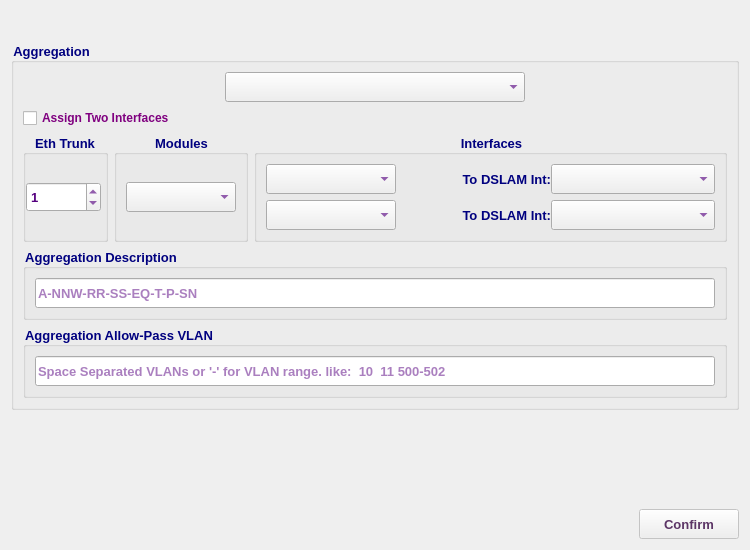
<?xml version="1.0" encoding="UTF-8"?>
<ui version="4.0">
 <class>MA5616AggMetroPlanDialog</class>
 <widget class="QDialog" name="MA5616AggMetroPlanDialog">
  <property name="geometry">
   <rect>
    <x>0</x>
    <y>0</y>
    <width>750</width>
    <height>550</height>
   </rect>
  </property>
  <property name="minimumSize">
   <size>
    <width>750</width>
    <height>550</height>
   </size>
  </property>
  <property name="maximumSize">
   <size>
    <width>751</width>
    <height>551</height>
   </size>
  </property>
  <property name="font">
   <font>
    <family>Tahoma</family>
    <pointsize>10</pointsize>
   </font>
  </property>
  <property name="windowTitle">
   <string>Aggregation Plan</string>
  </property>
  <property name="windowIcon">
   <iconset resource="../../../../../image.qrc">
    <normaloff>:/Image/switch.png</normaloff>:/Image/switch.png</iconset>
  </property>
  <layout class="QVBoxLayout" name="verticalLayout_7">
   <item>
    <widget class="QLabel" name="dslamLbl">
     <property name="minimumSize">
      <size>
       <width>0</width>
       <height>25</height>
      </size>
     </property>
     <property name="maximumSize">
      <size>
       <width>16777215</width>
       <height>25</height>
      </size>
     </property>
     <property name="font">
      <font>
       <family>Tahoma</family>
       <pointsize>10</pointsize>
       <weight>75</weight>
       <bold>true</bold>
      </font>
     </property>
     <property name="styleSheet">
      <string notr="true">color: rgb(85, 0, 127);</string>
     </property>
     <property name="text">
      <string/>
     </property>
     <property name="alignment">
      <set>Qt::AlignCenter</set>
     </property>
    </widget>
   </item>
   <item>
    <widget class="QGroupBox" name="aggGB">
     <property name="sizePolicy">
      <sizepolicy hsizetype="Expanding" vsizetype="Expanding">
       <horstretch>0</horstretch>
       <verstretch>0</verstretch>
      </sizepolicy>
     </property>
     <property name="minimumSize">
      <size>
       <width>0</width>
       <height>0</height>
      </size>
     </property>
     <property name="font">
      <font>
       <family>Tahoma</family>
       <pointsize>10</pointsize>
       <weight>75</weight>
       <bold>true</bold>
      </font>
     </property>
     <property name="styleSheet">
      <string notr="true">color: rgb(0, 0, 127);</string>
     </property>
     <property name="title">
      <string>Aggregation</string>
     </property>
     <layout class="QVBoxLayout" name="verticalLayout_5">
      <item>
       <layout class="QHBoxLayout" name="horizontalLayout_9">
        <item>
         <spacer name="horizontalSpacer_6">
          <property name="font">
           <font>
            <family>Tahoma</family>
            <pointsize>10</pointsize>
           </font>
          </property>
          <property name="orientation">
           <enum>Qt::Horizontal</enum>
          </property>
          <property name="sizeHint" stdset="0">
           <size>
            <width>40</width>
            <height>20</height>
           </size>
          </property>
         </spacer>
        </item>
        <item>
         <widget class="QComboBox" name="aggCB">
          <property name="minimumSize">
           <size>
            <width>300</width>
            <height>30</height>
           </size>
          </property>
          <property name="maximumSize">
           <size>
            <width>300</width>
            <height>30</height>
           </size>
          </property>
          <property name="font">
           <font>
            <family>Tahoma</family>
            <pointsize>10</pointsize>
            <weight>75</weight>
            <bold>true</bold>
           </font>
          </property>
          <property name="styleSheet">
           <string notr="true">color: rgb(85, 0, 127);</string>
          </property>
         </widget>
        </item>
        <item>
         <spacer name="horizontalSpacer_7">
          <property name="font">
           <font>
            <family>Tahoma</family>
            <pointsize>10</pointsize>
           </font>
          </property>
          <property name="orientation">
           <enum>Qt::Horizontal</enum>
          </property>
          <property name="sizeHint" stdset="0">
           <size>
            <width>40</width>
            <height>20</height>
           </size>
          </property>
         </spacer>
        </item>
       </layout>
      </item>
      <item>
       <widget class="QCheckBox" name="twoIntChB">
        <property name="font">
         <font>
          <weight>75</weight>
          <bold>true</bold>
         </font>
        </property>
        <property name="styleSheet">
         <string notr="true">color: rgb(127, 0, 127);</string>
        </property>
        <property name="text">
         <string>Assign Two Interfaces</string>
        </property>
       </widget>
      </item>
      <item>
       <layout class="QHBoxLayout" name="horizontalLayout_5">
        <item>
         <widget class="QGroupBox" name="groupBox_2">
          <property name="maximumSize">
           <size>
            <width>85</width>
            <height>16777215</height>
           </size>
          </property>
          <property name="font">
           <font>
            <family>Tahoma</family>
            <pointsize>10</pointsize>
            <weight>75</weight>
            <bold>true</bold>
           </font>
          </property>
          <property name="styleSheet">
           <string notr="true">color: rgb(0, 0, 127);</string>
          </property>
          <property name="title">
           <string>Eth Trunk</string>
          </property>
          <property name="alignment">
           <set>Qt::AlignCenter</set>
          </property>
          <layout class="QVBoxLayout" name="verticalLayout">
           <property name="spacing">
            <number>0</number>
           </property>
           <property name="leftMargin">
            <number>0</number>
           </property>
           <property name="topMargin">
            <number>0</number>
           </property>
           <property name="rightMargin">
            <number>0</number>
           </property>
           <property name="bottomMargin">
            <number>0</number>
           </property>
           <item>
            <widget class="QSpinBox" name="aggEthSB">
             <property name="minimumSize">
              <size>
               <width>75</width>
               <height>30</height>
              </size>
             </property>
             <property name="maximumSize">
              <size>
               <width>75</width>
               <height>30</height>
              </size>
             </property>
             <property name="font">
              <font>
               <family>Tahoma</family>
               <pointsize>10</pointsize>
               <weight>75</weight>
               <bold>true</bold>
              </font>
             </property>
             <property name="styleSheet">
              <string notr="true">color: rgb(85, 0, 127);</string>
             </property>
             <property name="maximum">
              <number>1000</number>
             </property>
             <property name="value">
              <number>1</number>
             </property>
            </widget>
           </item>
          </layout>
         </widget>
        </item>
        <item>
         <widget class="QGroupBox" name="groupBox_6">
          <property name="maximumSize">
           <size>
            <width>200</width>
            <height>16777215</height>
           </size>
          </property>
          <property name="font">
           <font>
            <family>Tahoma</family>
            <pointsize>10</pointsize>
            <weight>75</weight>
            <bold>true</bold>
           </font>
          </property>
          <property name="styleSheet">
           <string notr="true">color: rgb(0, 0, 127);</string>
          </property>
          <property name="title">
           <string>Modules</string>
          </property>
          <property name="alignment">
           <set>Qt::AlignCenter</set>
          </property>
          <layout class="QVBoxLayout" name="verticalLayout_2">
           <item>
            <widget class="QComboBox" name="amCB">
             <property name="minimumSize">
              <size>
               <width>110</width>
               <height>30</height>
              </size>
             </property>
             <property name="maximumSize">
              <size>
               <width>110</width>
               <height>30</height>
              </size>
             </property>
             <property name="font">
              <font>
               <family>Tahoma</family>
               <pointsize>10</pointsize>
               <weight>75</weight>
               <bold>true</bold>
              </font>
             </property>
             <property name="styleSheet">
              <string notr="true">color: rgb(85, 0, 127);</string>
             </property>
            </widget>
           </item>
          </layout>
         </widget>
        </item>
        <item>
         <widget class="QGroupBox" name="groupBox">
          <property name="sizePolicy">
           <sizepolicy hsizetype="Expanding" vsizetype="Preferred">
            <horstretch>0</horstretch>
            <verstretch>0</verstretch>
           </sizepolicy>
          </property>
          <property name="font">
           <font>
            <family>Tahoma</family>
            <pointsize>10</pointsize>
            <weight>75</weight>
            <bold>true</bold>
           </font>
          </property>
          <property name="styleSheet">
           <string notr="true">color: rgb(0, 0, 127);</string>
          </property>
          <property name="title">
           <string>Interfaces</string>
          </property>
          <property name="alignment">
           <set>Qt::AlignCenter</set>
          </property>
          <layout class="QVBoxLayout" name="verticalLayout_3">
           <item>
            <widget class="QFrame" name="agg1Int1Frame">
             <property name="font">
              <font>
               <family>Tahoma</family>
               <pointsize>10</pointsize>
              </font>
             </property>
             <property name="frameShape">
              <enum>QFrame::NoFrame</enum>
             </property>
             <property name="frameShadow">
              <enum>QFrame::Raised</enum>
             </property>
             <layout class="QHBoxLayout" name="horizontalLayout_14">
              <property name="spacing">
               <number>0</number>
              </property>
              <property name="leftMargin">
               <number>0</number>
              </property>
              <property name="topMargin">
               <number>0</number>
              </property>
              <property name="rightMargin">
               <number>0</number>
              </property>
              <property name="bottomMargin">
               <number>0</number>
              </property>
              <item>
               <widget class="QComboBox" name="aggInt1CB">
                <property name="minimumSize">
                 <size>
                  <width>130</width>
                  <height>30</height>
                 </size>
                </property>
                <property name="maximumSize">
                 <size>
                  <width>130</width>
                  <height>30</height>
                 </size>
                </property>
                <property name="font">
                 <font>
                  <family>Tahoma</family>
                  <pointsize>10</pointsize>
                  <weight>75</weight>
                  <bold>true</bold>
                 </font>
                </property>
                <property name="styleSheet">
                 <string notr="true">color: rgb(85, 0, 127);</string>
                </property>
               </widget>
              </item>
              <item>
               <widget class="QLabel" name="label_2">
                <property name="minimumSize">
                 <size>
                  <width>155</width>
                  <height>30</height>
                 </size>
                </property>
                <property name="maximumSize">
                 <size>
                  <width>16777215</width>
                  <height>30</height>
                 </size>
                </property>
                <property name="font">
                 <font>
                  <family>Tahoma</family>
                  <pointsize>10</pointsize>
                  <weight>75</weight>
                  <bold>true</bold>
                 </font>
                </property>
                <property name="text">
                 <string>To DSLAM Int:</string>
                </property>
                <property name="alignment">
                 <set>Qt::AlignRight|Qt::AlignTrailing|Qt::AlignVCenter</set>
                </property>
               </widget>
              </item>
              <item>
               <widget class="QComboBox" name="ai1diCB">
                <property name="sizePolicy">
                 <sizepolicy hsizetype="Expanding" vsizetype="Preferred">
                  <horstretch>0</horstretch>
                  <verstretch>0</verstretch>
                 </sizepolicy>
                </property>
                <property name="minimumSize">
                 <size>
                  <width>110</width>
                  <height>30</height>
                 </size>
                </property>
                <property name="maximumSize">
                 <size>
                  <width>200</width>
                  <height>30</height>
                 </size>
                </property>
                <property name="font">
                 <font>
                  <family>Tahoma</family>
                  <pointsize>10</pointsize>
                  <weight>75</weight>
                  <bold>true</bold>
                 </font>
                </property>
                <property name="styleSheet">
                 <string notr="true">color: rgb(85, 0, 127);</string>
                </property>
               </widget>
              </item>
             </layout>
            </widget>
           </item>
           <item>
            <widget class="QFrame" name="agg1Int2Frame">
             <property name="font">
              <font>
               <family>Tahoma</family>
               <pointsize>10</pointsize>
              </font>
             </property>
             <property name="frameShape">
              <enum>QFrame::NoFrame</enum>
             </property>
             <property name="frameShadow">
              <enum>QFrame::Raised</enum>
             </property>
             <layout class="QHBoxLayout" name="horizontalLayout_15">
              <property name="spacing">
               <number>0</number>
              </property>
              <property name="leftMargin">
               <number>0</number>
              </property>
              <property name="topMargin">
               <number>0</number>
              </property>
              <property name="rightMargin">
               <number>0</number>
              </property>
              <property name="bottomMargin">
               <number>0</number>
              </property>
              <item>
               <widget class="QComboBox" name="aggInt2CB">
                <property name="minimumSize">
                 <size>
                  <width>130</width>
                  <height>30</height>
                 </size>
                </property>
                <property name="maximumSize">
                 <size>
                  <width>130</width>
                  <height>30</height>
                 </size>
                </property>
                <property name="font">
                 <font>
                  <family>Tahoma</family>
                  <pointsize>10</pointsize>
                  <weight>75</weight>
                  <bold>true</bold>
                 </font>
                </property>
                <property name="styleSheet">
                 <string notr="true">color: rgb(85, 0, 127);</string>
                </property>
               </widget>
              </item>
              <item>
               <widget class="QLabel" name="label_3">
                <property name="minimumSize">
                 <size>
                  <width>155</width>
                  <height>30</height>
                 </size>
                </property>
                <property name="maximumSize">
                 <size>
                  <width>16777215</width>
                  <height>30</height>
                 </size>
                </property>
                <property name="font">
                 <font>
                  <family>Tahoma</family>
                  <pointsize>10</pointsize>
                  <weight>75</weight>
                  <bold>true</bold>
                 </font>
                </property>
                <property name="text">
                 <string>To DSLAM Int:</string>
                </property>
                <property name="alignment">
                 <set>Qt::AlignRight|Qt::AlignTrailing|Qt::AlignVCenter</set>
                </property>
               </widget>
              </item>
              <item>
               <widget class="QComboBox" name="ai2diCB">
                <property name="sizePolicy">
                 <sizepolicy hsizetype="Expanding" vsizetype="Preferred">
                  <horstretch>0</horstretch>
                  <verstretch>0</verstretch>
                 </sizepolicy>
                </property>
                <property name="minimumSize">
                 <size>
                  <width>110</width>
                  <height>30</height>
                 </size>
                </property>
                <property name="maximumSize">
                 <size>
                  <width>200</width>
                  <height>30</height>
                 </size>
                </property>
                <property name="font">
                 <font>
                  <family>Tahoma</family>
                  <pointsize>10</pointsize>
                  <weight>75</weight>
                  <bold>true</bold>
                 </font>
                </property>
                <property name="styleSheet">
                 <string notr="true">color: rgb(85, 0, 127);</string>
                </property>
               </widget>
              </item>
             </layout>
            </widget>
           </item>
          </layout>
         </widget>
        </item>
       </layout>
      </item>
      <item>
       <widget class="QGroupBox" name="groupBox_3">
        <property name="font">
         <font>
          <family>Tahoma</family>
          <pointsize>10</pointsize>
          <weight>75</weight>
          <bold>true</bold>
         </font>
        </property>
        <property name="styleSheet">
         <string notr="true">color: rgb(0, 0, 127);</string>
        </property>
        <property name="title">
         <string>Aggregation Description</string>
        </property>
        <layout class="QHBoxLayout" name="horizontalLayout_2">
         <item>
          <widget class="QLineEdit" name="aggDescLE">
           <property name="minimumSize">
            <size>
             <width>0</width>
             <height>30</height>
            </size>
           </property>
           <property name="maximumSize">
            <size>
             <width>16777215</width>
             <height>30</height>
            </size>
           </property>
           <property name="font">
            <font>
             <family>Tahoma</family>
             <pointsize>10</pointsize>
             <weight>75</weight>
             <bold>true</bold>
            </font>
           </property>
           <property name="styleSheet">
            <string notr="true">color: rgb(85, 0, 127);</string>
           </property>
           <property name="readOnly">
            <bool>true</bool>
           </property>
           <property name="placeholderText">
            <string>A-NNW-RR-SS-EQ-T-P-SN</string>
           </property>
          </widget>
         </item>
        </layout>
       </widget>
      </item>
      <item>
       <widget class="QGroupBox" name="groupBox_4">
        <property name="font">
         <font>
          <family>Tahoma</family>
          <pointsize>10</pointsize>
          <weight>75</weight>
          <bold>true</bold>
         </font>
        </property>
        <property name="styleSheet">
         <string notr="true">color: rgb(0, 0, 127);</string>
        </property>
        <property name="title">
         <string>Aggregation Allow-Pass VLAN</string>
        </property>
        <layout class="QHBoxLayout" name="horizontalLayout_4">
         <item>
          <widget class="QLineEdit" name="aggAllowPassLE">
           <property name="minimumSize">
            <size>
             <width>0</width>
             <height>30</height>
            </size>
           </property>
           <property name="maximumSize">
            <size>
             <width>16777215</width>
             <height>30</height>
            </size>
           </property>
           <property name="font">
            <font>
             <family>Tahoma</family>
             <pointsize>10</pointsize>
             <weight>75</weight>
             <bold>true</bold>
            </font>
           </property>
           <property name="styleSheet">
            <string notr="true">color: rgb(85, 0, 127);</string>
           </property>
           <property name="readOnly">
            <bool>true</bool>
           </property>
           <property name="placeholderText">
            <string>Space Separated VLANs or '-' for VLAN range. like:  10  11 500-502</string>
           </property>
           <property name="cursorMoveStyle">
            <enum>Qt::VisualMoveStyle</enum>
           </property>
          </widget>
         </item>
        </layout>
       </widget>
      </item>
     </layout>
    </widget>
   </item>
   <item>
    <spacer name="verticalSpacer">
     <property name="font">
      <font>
       <family>Tahoma</family>
       <pointsize>10</pointsize>
      </font>
     </property>
     <property name="orientation">
      <enum>Qt::Vertical</enum>
     </property>
     <property name="sizeHint" stdset="0">
      <size>
       <width>20</width>
       <height>40</height>
      </size>
     </property>
    </spacer>
   </item>
   <item>
    <layout class="QHBoxLayout" name="horizontalLayout_3">
     <item>
      <spacer name="horizontalSpacer">
       <property name="font">
        <font>
         <family>Tahoma</family>
         <pointsize>10</pointsize>
        </font>
       </property>
       <property name="orientation">
        <enum>Qt::Horizontal</enum>
       </property>
       <property name="sizeHint" stdset="0">
        <size>
         <width>40</width>
         <height>20</height>
        </size>
       </property>
      </spacer>
     </item>
     <item>
      <widget class="QPushButton" name="okBtn">
       <property name="enabled">
        <bool>false</bool>
       </property>
       <property name="sizePolicy">
        <sizepolicy hsizetype="Preferred" vsizetype="Preferred">
         <horstretch>0</horstretch>
         <verstretch>0</verstretch>
        </sizepolicy>
       </property>
       <property name="minimumSize">
        <size>
         <width>100</width>
         <height>30</height>
        </size>
       </property>
       <property name="maximumSize">
        <size>
         <width>150</width>
         <height>30</height>
        </size>
       </property>
       <property name="font">
        <font>
         <family>Tahoma</family>
         <pointsize>10</pointsize>
         <weight>75</weight>
         <bold>true</bold>
        </font>
       </property>
       <property name="styleSheet">
        <string notr="true">color: rgb(92, 53, 102);</string>
       </property>
       <property name="text">
        <string>Confirm</string>
       </property>
       <property name="icon">
        <iconset resource="../../../../../image.qrc">
         <normaloff>:/Image/plan.png</normaloff>:/Image/plan.png</iconset>
       </property>
       <property name="iconSize">
        <size>
         <width>20</width>
         <height>20</height>
        </size>
       </property>
      </widget>
     </item>
    </layout>
   </item>
  </layout>
 </widget>
 <tabstops>
  <tabstop>aggCB</tabstop>
  <tabstop>aggEthSB</tabstop>
  <tabstop>amCB</tabstop>
  <tabstop>aggInt1CB</tabstop>
  <tabstop>ai1diCB</tabstop>
  <tabstop>aggDescLE</tabstop>
  <tabstop>aggAllowPassLE</tabstop>
  <tabstop>okBtn</tabstop>
 </tabstops>
 <resources>
  <include location="../../../../../image.qrc"/>
 </resources>
 <connections/>
</ui>
